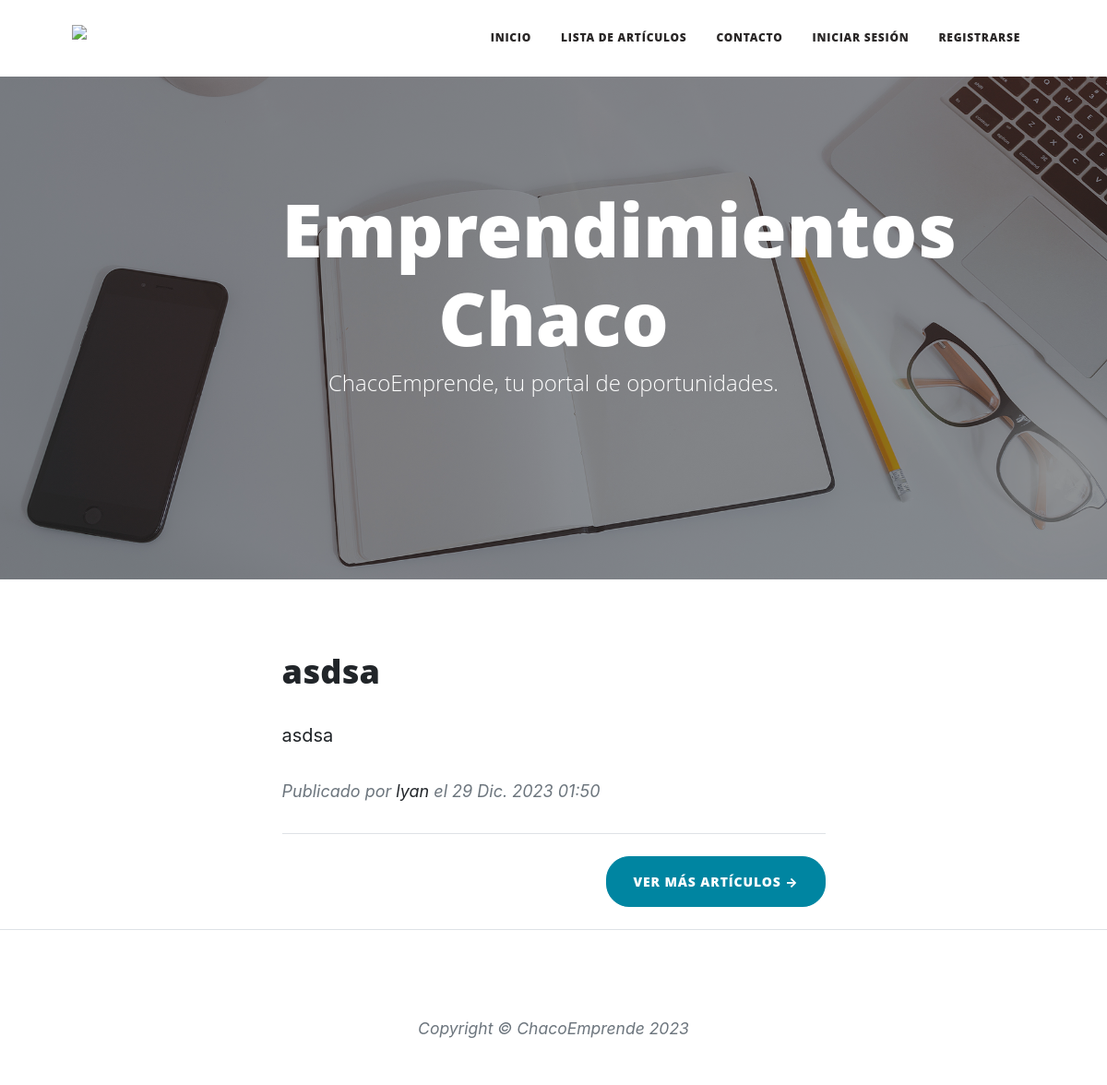
The page / on the database its author committed.
### apps/articulos/models.py (models this page shows, shortened)
class Articulo(models.Model):
    titulo = models.CharField(max_length=255)
    contenido = models.TextField()
    imagen = models.ImageField(upload_to='articulos_imagenes/', blank=True, null=True)  # Agregado
    autor = models.ForeignKey(User, on_delete=models.CASCADE)
    fecha_creacion = models.DateTimeField(auto_now_add=True)

### Informatorio_ProyectoFinal/views.py (the view)
# urls.py: path('', views.Home, name ='inicio'),
def Home(request):
    ultimos_posteos = Articulo.objects.order_by('-fecha_creacion')[:3]  # Obtener los últimos 4 posteos
    context = {'ultimos_posteos': ultimos_posteos}
    return render(request, 'home.html', context)

### templates/home.html (shortened to what this page needs)
{% extends 'post.html' %}
{%load static%}
{% block contenido %}
<header class="masthead" style="background-image: url('static/assets/img/home-bg.jpg')">
    <div class="container position-relative px-4 px-lg-5">
        <div class="row gx-4 gx-lg-5 justify-content-center">
            <div class="col-md-10 col-lg-8 col-xl-7">
                <div class="site-heading">
                    <h1>Emprendimientos Chaco</h1>
                    <span class="subheading">ChacoEmprende, tu portal de oportunidades.</span>
                </div>
            </div>
        </div>
    </div>
</header>
<div class="container px-4 px-lg-5">
    <div class="row gx-4 gx-lg-5 justify-content-center">
        <div class="col-md-10 col-lg-8 col-xl-7">
            {% for articulo in ultimos_posteos %}
            <div class="post-preview">
                <a href="{% url 'articulos:detalle_articulo' articulo.id %}">
                    <h2 class="post-title">{{ articulo.titulo }}</h2>
                    <p>{{ articulo.contenido |truncatewords:30 }}</p>
                </a>
                <p class="post-meta">
                    Publicado por <a href="#!">{{ articulo.autor.username }}</a> el {{ articulo.fecha_creacion }}
                </p>
            </div>
            <hr class="my-4" />
            {% endfor %}
            <div class="d-flex justify-content-end mb-4">
                <a class="btn btn-primary text-uppercase" style="border-radius: 25px;"
                    href="{% url 'articulos:lista_articulos' %}">
                    Ver más artículos →
                </a>
            </div>
        </div>
    </div>
</div>
<footer class="border-top">
    <div class="container px-4 px-lg-5">
        <div class="row gx-4 gx-lg-5 justify-content-center">
            <div class="col-md-10 col-lg-8 col-xl-7">
                <ul class="list-inline text-center">
                </ul>
                <div class="small text-center text-muted fst-italic">Copyright &copy; ChacoEmprende 2023</div>
            </div>
        </div>
    </div>
</footer>
</body>
{% endblock contenido %}

### rows shown on the page
Articulo: titulo "asdsa", contenido "asdsa", autor.username "lyan", fecha_creacion "29 Dic. 2023 01:50"
